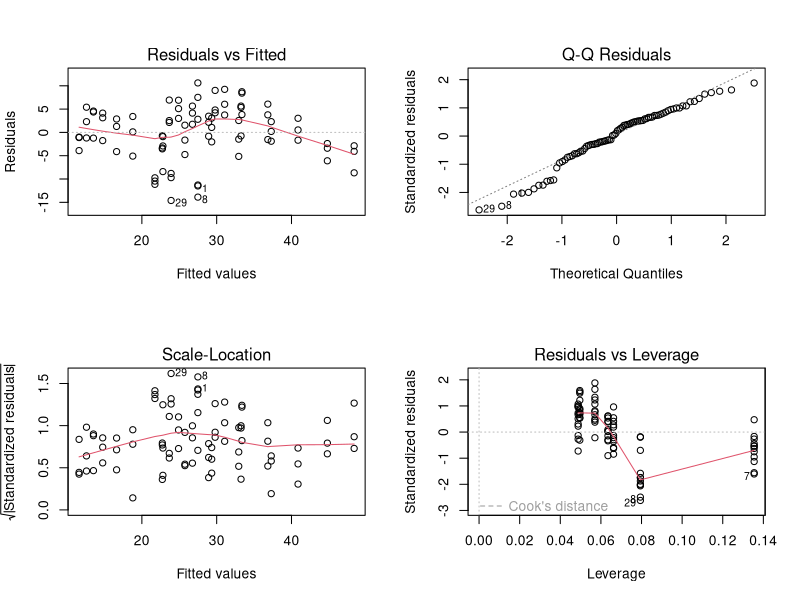

Source code (R):
## ---- chunk 1
knitr::opts_chunk$set(echo=TRUE, fig.path="imgs/CO2_ANOVA/",
                      fig.width=6, fig.height=4,
                      fig.show='hold', fig.align='center')
options(width=100)
## ---- chunk 2
CO2.aov <- aov(uptake~Type*Treatment*factor(conc), data=CO2)

summary(CO2.aov)
## ---- chunk 3
CO2.aov2 <- update(CO2.aov, .~.-Type:Treatment:factor(conc))

summary(CO2.aov2)
## ---- chunk 4
CO2.aov3 <- update(CO2.aov2, .~.-Treatment:factor(conc))

summary(CO2.aov3)
## ---- chunk 5
CO2.ancova <- aov(uptake~Type*Treatment*conc, data=CO2)
## ---- chunk 6
library(car)

Anova(CO2.ancova, type="3")
## ---- chunk 7
CO2.ancova2 <- update(CO2.ancova, .~.-Type:Treatment:conc)

Anova(CO2.ancova2, type="3")
## ---- chunk 8
CO2.ancova3 <- update(CO2.ancova2, .~.-Treatment:conc)

Anova(CO2.ancova3, type="3")
## ---- chunk 9
par(mfrow=c(2,2))
plot(CO2.ancova3)
par(mfrow=c(1,1))
